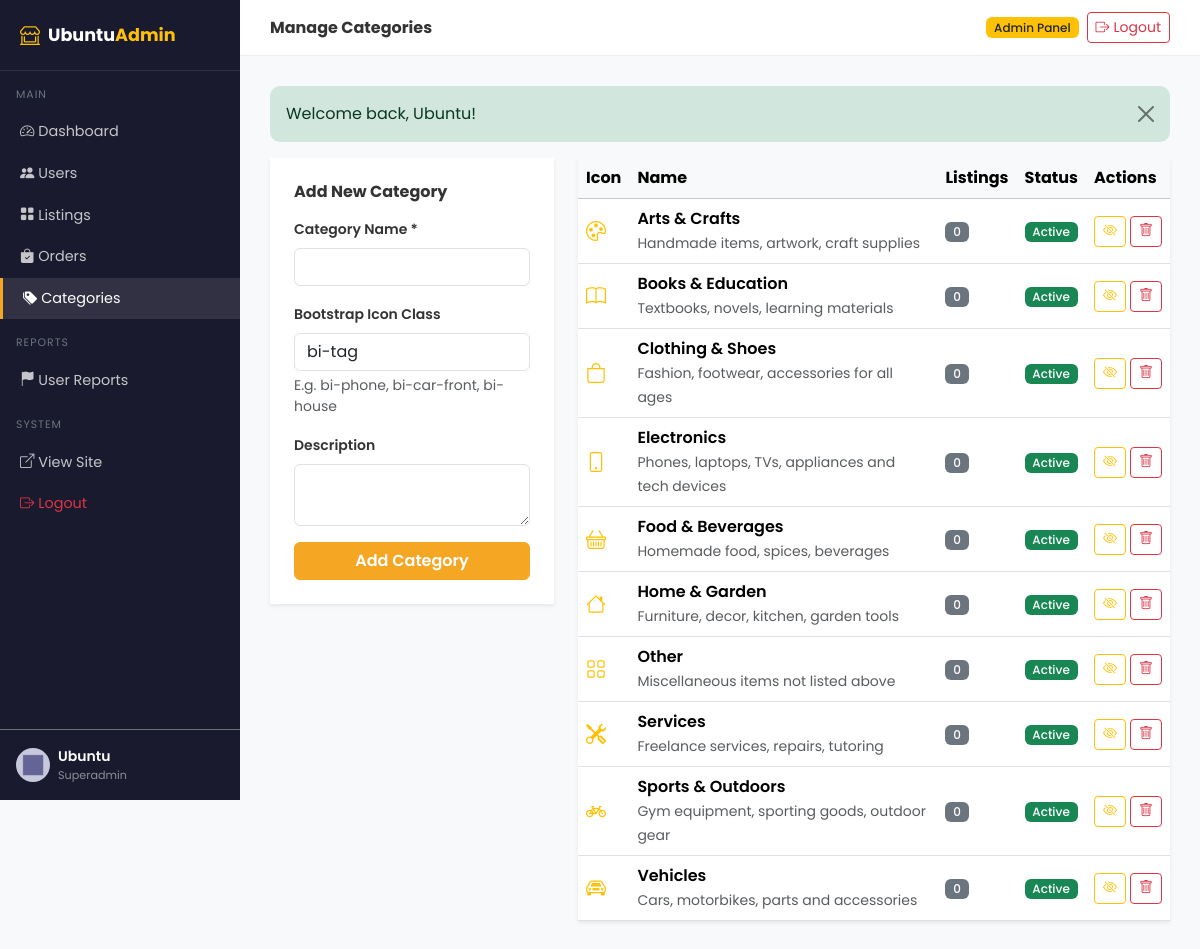
Screenshot of /admin/categories.php (signed in) with the database file from the repository.
### tables this page shows
CREATE TABLE IF NOT EXISTS users (
    id INT UNSIGNED AUTO_INCREMENT PRIMARY KEY,
    first_name VARCHAR(80) NOT NULL,
    last_name VARCHAR(80) NOT NULL,
    email VARCHAR(180) NOT NULL UNIQUE,
    phone VARCHAR(20),
    password_hash VARCHAR(255) NOT NULL,
    role ENUM('buyer','seller','admin','superadmin') NOT NULL DEFAULT 'buyer',
    profile_image VARCHAR(255) DEFAULT 'assets/images/default_avatar.png',
    bio TEXT,
    address VARCHAR(255),
    city VARCHAR(100),
    province VARCHAR(100),
    is_verified TINYINT(1) NOT NULL DEFAULT 0,
    is_active TINYINT(1) NOT NULL DEFAULT 1,
    reset_token VARCHAR(100) DEFAULT NULL,
    reset_expires DATETIME DEFAULT NULL,
    created_at DATETIME NOT NULL DEFAULT CURRENT_TIMESTAMP,
    updated_at DATETIME NOT NULL DEFAULT CURRENT_TIMESTAMP ON UPDATE CURRENT_TIMESTAMP,
    INDEX idx_email (email),
    INDEX idx_role (role)
);

CREATE TABLE IF NOT EXISTS categories (
    id INT UNSIGNED AUTO_INCREMENT PRIMARY KEY,
    name VARCHAR(100) NOT NULL UNIQUE,
    description TEXT,
    icon VARCHAR(50) DEFAULT 'bi-tag',
    is_active TINYINT(1) NOT NULL DEFAULT 1,
    created_at DATETIME NOT NULL DEFAULT CURRENT_TIMESTAMP
);

### admin/categories.php (the view, shortened to what this page needs)
<?php
$pageTitle = 'Manage Categories';
require_once '../includes/functions.php';
$pdo = getDB();
$categories = $pdo->query('SELECT c.*, COUNT(l.id) AS listing_count FROM categories c LEFT JOIN listings l ON c.id = l.category_id AND l.status="active" GROUP BY c.id ORDER BY c.name')->fetchAll();
?>
<?php include 'includes/admin_header.php'; ?>
<div class="row g-4">
  <div class="col-md-4">
    <div class="bg-white rounded-12 shadow-sm p-4">
      <h6 class="fw-bold mb-3">Add New Category</h6>
      <form method="POST">
        <div class="mb-3">
          <label class="form-label small fw-semibold">Category Name *</label>
          <input type="text" name="name" class="form-control" required>
        </div>
        <div class="mb-3">
          <label class="form-label small fw-semibold">Bootstrap Icon Class</label>
          <input type="text" name="icon" class="form-control" placeholder="bi-tag" value="bi-tag">
          <div class="form-text">E.g. bi-phone, bi-car-front, bi-house</div>
        </div>
        <div class="mb-3">
          <label class="form-label small fw-semibold">Description</label>
          <textarea name="description" class="form-control" rows="2"></textarea>
        </div>
        <button type="submit" class="btn btn-warning w-100">Add Category</button>
      </form>
    </div>
  </div>
  <div class="col-md-8">
    <div class="bg-white rounded-12 shadow-sm">
      <table class="table table-hover align-middle mb-0">
        <thead class="table-light">
          <tr><th>Icon</th><th>Name</th><th>Listings</th><th>Status</th><th>Actions</th></tr>
        </thead>
        <tbody>
          <?php foreach ($categories as $c): ?>
          <tr>
            <td><i class="bi <?= sanitize($c['icon']) ?> fs-5 text-warning"></i></td>
            <td>
              <div class="fw-semibold"><?= sanitize($c['name']) ?></div>
              <small class="text-muted"><?= sanitize($c['description'] ?? '') ?></small>
            </td>
            <td><span class="badge bg-secondary"><?= $c['listing_count'] ?></span></td>
            <td><span class="badge bg-<?= $c['is_active'] ? 'success' : 'secondary' ?>"><?= $c['is_active'] ? 'Active' : 'Inactive' ?></span></td>
            <td>
              <div class="d-flex gap-1">
                <form method="POST" class="d-inline">
                  <button type="submit" class="btn btn-sm btn-outline-<?= $c['is_active'] ? 'warning' : 'success' ?>">
                    <i class="bi bi-<?= $c['is_active'] ? 'eye-slash' : 'eye' ?>"></i>
                  </button>
                </form>
                <?php if ($c['listing_count'] == 0): ?>
                <form method="POST" class="d-inline">
                  <button type="submit" class="btn btn-sm btn-outline-danger" data-confirm="Delete this category?">
                    <i class="bi bi-trash"></i>
                  </button>
                </form>
                <?php endif; ?>
              </div>
            </td>
          </tr>
          <?php endforeach; ?>
        </tbody>
      </table>
    </div>
  </div>
</div>
<?php include 'includes/admin_footer.php'; ?>

### admin/includes/admin_header.php (shortened to what this page needs)
<?php
require_once __DIR__ . '/../../includes/functions.php';
$adminUser = getCurrentUser();
$pageTitle = $pageTitle ?? 'Admin Panel';
?>
<!DOCTYPE html>
<html lang="en">
<head>
<link rel="stylesheet" href="https://cdn.jsdelivr.net/npm/bootstrap@5.3.2/dist/css/bootstrap.min.css">
<link rel="stylesheet" href="https://cdn.jsdelivr.net/npm/bootstrap-icons@1.11.3/font/bootstrap-icons.min.css">
<link rel="stylesheet" href="<?= SITE_URL ?>/assets/css/style.css">
</head>
<body>
<div class="d-flex">
<div class="admin-sidebar d-none d-lg-flex flex-column" id="adminSidebar">
  <div class="sidebar-brand d-flex align-items-center gap-2">
    <i class="bi bi-shop-window text-warning fs-5"></i>
    <span>Ubuntu<span class="text-warning">Admin</span></span>
  </div>
  <nav class="flex-grow-1 py-2">
    <div class="px-3 py-2 text-uppercase text-secondary" style="font-size:.68rem;letter-spacing:1px">Main</div>
    <a href="<?= SITE_URL ?>/admin/index.php" class="nav-link <?= basename($_SERVER['PHP_SELF']) === 'index.php' ? 'active' : '' ?>">
      <i class="bi bi-speedometer2"></i> Dashboard
    </a>
    <a href="<?= SITE_URL ?>/admin/users.php" class="nav-link <?= basename($_SERVER['PHP_SELF']) === 'users.php' ? 'active' : '' ?>">
      <i class="bi bi-people-fill"></i> Users
    </a>
    <a href="<?= SITE_URL ?>/admin/listings.php" class="nav-link <?= basename($_SERVER['PHP_SELF']) === 'listings.php' ? 'active' : '' ?>">
      <i class="bi bi-grid-fill"></i> Listings
    </a>
    <a href="<?= SITE_URL ?>/admin/orders.php" class="nav-link <?= basename($_SERVER['PHP_SELF']) === 'orders.php' ? 'active' : '' ?>">
      <i class="bi bi-bag-check-fill"></i> Orders
    </a>
    <a href="<?= SITE_URL ?>/admin/categories.php" class="nav-link <?= basename($_SERVER['PHP_SELF']) === 'categories.php' ? 'active' : '' ?>">
      <i class="bi bi-tags-fill"></i> Categories
    </a>
    <div class="px-3 py-2 mt-2 text-uppercase text-secondary" style="font-size:.68rem;letter-spacing:1px">Reports</div>
    <a href="<?= SITE_URL ?>/admin/reports.php" class="nav-link <?= basename($_SERVER['PHP_SELF']) === 'reports.php' ? 'active' : '' ?>">
      <i class="bi bi-flag-fill"></i> User Reports
    </a>
    <div class="px-3 py-2 mt-2 text-uppercase text-secondary" style="font-size:.68rem;letter-spacing:1px">System</div>
    <a href="<?= SITE_URL ?>/index.php" class="nav-link" target="_blank">
      <i class="bi bi-box-arrow-up-right"></i> View Site
    </a>
    <a href="<?= SITE_URL ?>/logout.php" class="nav-link text-danger">
      <i class="bi bi-box-arrow-right"></i> Logout
    </a>
  </nav>
  <div class="p-3 border-top border-secondary">
    <div class="d-flex align-items-center gap-2">
      <img src="<?= SITE_URL ?>/<?= sanitize($adminUser['profile_image'] ?? 'assets/images/default_avatar.png') ?>"
           width="34" height="34" class="rounded-circle object-fit-cover" alt="">
      <div>
        <div class="small fw-semibold text-white"><?= sanitize($adminUser['first_name']) ?></div>
        <div style="font-size:.7rem;color:rgba(255,255,255,0.5)"><?= ucfirst($adminUser['role']) ?></div>
      </div>
    </div>
  </div>
</div>
<div class="admin-content flex-grow-1">
  <div class="admin-topbar d-flex align-items-center justify-content-between">
    <div class="d-flex align-items-center gap-3">
      <h6 class="mb-0 fw-bold"><?= htmlspecialchars($pageTitle) ?></h6>
    </div>
    <div class="d-flex align-items-center gap-2">
      <span class="badge bg-warning text-dark">Admin Panel</span>
      <a href="<?= SITE_URL ?>/logout.php" class="btn btn-sm btn-outline-danger"><i class="bi bi-box-arrow-right me-1"></i>Logout</a>
    </div>
  </div>
  <div><?= renderFlash() ?></div>

### assets/css/style.css (style rules this page uses)
:root { --primary: #1a1a2e; --secondary: #16213e; --accent: #f5a623; --accent-dark:#d4881a; --success: #28a745; --text-muted: #6c757d; --card-shadow: 0 2px 15px rgba(0,0,0,0.08); --transition: 0.25s ease; }
* { box-sizing: border-box; }
body { font-family: 'Poppins', sans-serif; background: #f8f9fa; color: #333; }
a { color: var(--accent); }
.btn-warning { background: var(--accent); border-color: var(--accent); color: #fff; font-weight: 600; }
.admin-sidebar { background: var(--primary); color: #fff; min-height: 100vh; width: 240px; position: fixed; top: 0; left: 0; overflow-y: auto; transition: width 0.3s; }
.admin-sidebar .sidebar-brand { padding: 20px; font-size: 1.1rem; font-weight: 700; border-bottom: 1px solid rgba(255,255,255,0.1); }
.admin-sidebar .nav-link { color: rgba(255,255,255,0.75); padding: 10px 20px; transition: var(--transition); font-size: 0.9rem; }
.admin-sidebar .nav-link:hover, .admin-sidebar .nav-link.active { background: rgba(255,255,255,0.1); color: #fff; border-left: 3px solid var(--accent); }
.admin-sidebar .nav-link i { width: 22px; }
.admin-content { margin-left: 240px; padding: 30px; min-height: 100vh; background: #f8f9fa; }
.admin-topbar { background: #fff; border-bottom: 1px solid #eee; padding: 12px 30px; margin: -30px -30px 30px; }
.badge { font-weight: 500; }
.object-fit-cover { object-fit: cover; }

### rows the page displays
users: profile_image (placeholder picture), first_name "Ubuntu", role "Superadmin"
categories: name "Arts & Crafts", description "Handmade items, artwork, craft supplies", listing_count "0", is_active "Active"
categories: name "Books & Education", description "Textbooks, novels, learning materials", listing_count "0", is_active "Active"
categories: name "Clothing & Shoes", description "Fashion, footwear, accessories for all ages", listing_count "0", is_active "Active"
categories: name "Electronics", description "Phones, laptops, TVs, appliances and tech devices", listing_count "0", is_active "Active"
categories: name "Food & Beverages", description "Homemade food, spices, beverages", listing_count "0", is_active "Active"
categories: name "Home & Garden", description "Furniture, decor, kitchen, garden tools", listing_count "0", is_active "Active"
categories: name "Other", description "Miscellaneous items not listed above", listing_count "0", is_active "Active"
categories: name "Services", description "Freelance services, repairs, tutoring", listing_count "0", is_active "Active"
categories: name "Sports & Outdoors", description "Gym equipment, sporting goods, outdoor gear", listing_count "0", is_active "Active"
categories: name "Vehicles", description "Cars, motorbikes, parts and accessories", listing_count "0", is_active "Active"

### other values shown
$pageTitle "Manage Categories"
$flash['message'] "Welcome back, Ubuntu!"
